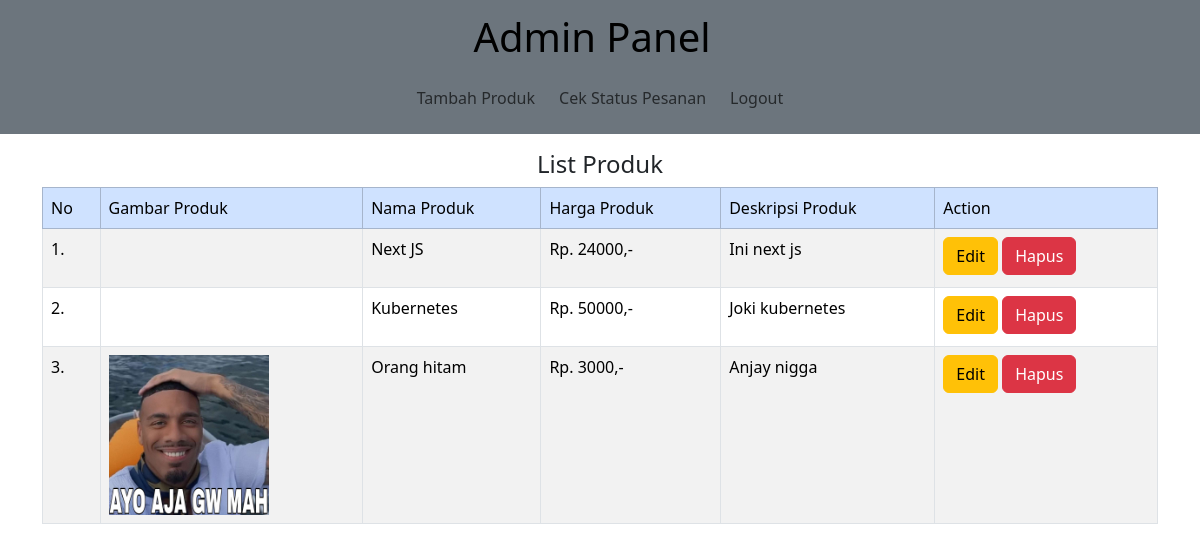
Page /admin/index.php on the earlier database version.
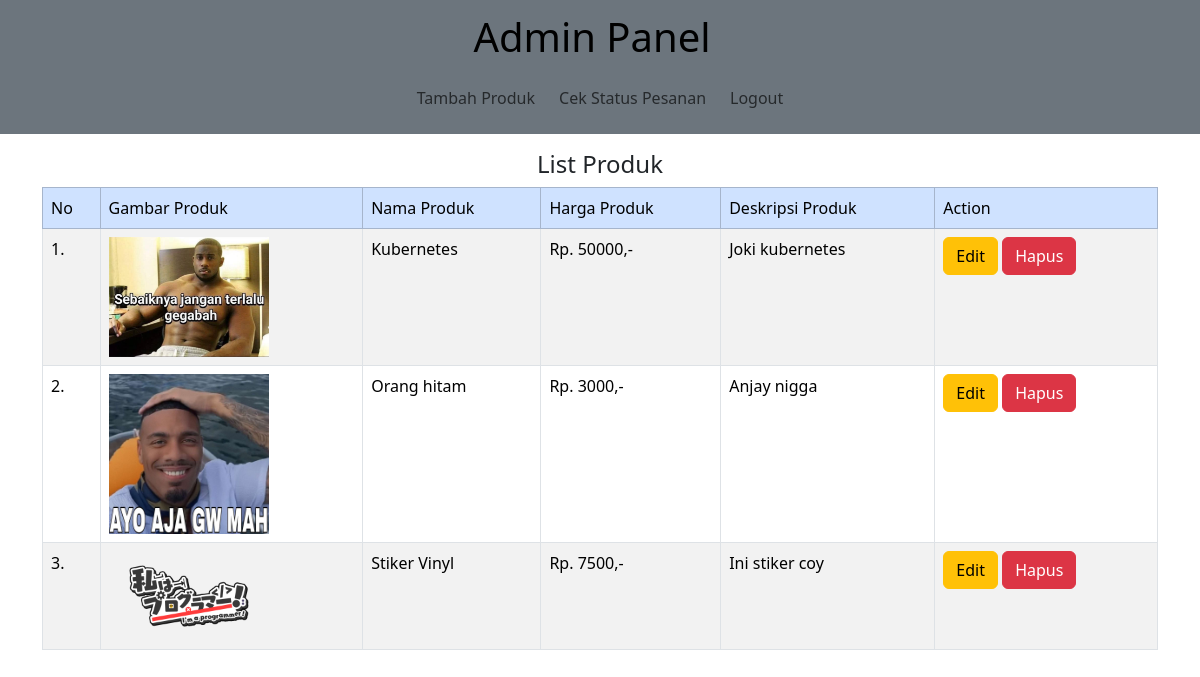
Same page on the later database version.
### tables this page shows
CREATE TABLE `tb_produk` (
  `id_produk` int(11) NOT NULL,
  `nama_produk` varchar(30) NOT NULL,
  `harga_produk` int(10) NOT NULL,
  `deskripsi_produk` varchar(50) NOT NULL,
  `gambar_produk` varchar(100) NOT NULL
);

### admin/index.php (the view, shortened to what this page needs)
<?php
include('../config.php');
$query = mysqli_query($config, "SELECT * FROM tb_produk");
$data = mysqli_fetch_all($query, MYSQLI_ASSOC);
?>
<!DOCTYPE html>
<html lang="en">
<head>
    <link rel="stylesheet" href="../lib/css/main.css">
    <link rel="stylesheet" href="../lib/css/bootstrap.min.css">
</head>
<body>
    <nav class="navbar navbar-expand-md d-flex flex-row bg-secondary">
        <div class="container-fluid d-flex flex-column">
            <div class="d-flex flex-row justify-content-between">
                <a class="navbar-brand" href="./">
                    <h1>Admin Panel</h1>
                </a>
            </div>
            <div class="collapse navbar-collapse" id="navbarSupportedContent">
                <div class="d-flex flex-column">
                    <div class="justify-content-center  align-self-center mb-1">
                        <ul class="navbar-nav me-auto mb-2 mb-lg-0">
                            <li class="nav-item p-1">
                                <a class="nav-link" aria-current="page" href="?page=tambah">Tambah Produk</a>
                            </li>
                            <li class="nav-item p-1">
                                <a class="nav-link" href="?page=check">Cek Status Pesanan</a>
                            </li>
                            <li class="nav-item p-1">
                                <a class="nav-link" href="../">Logout</a>
                            </li>
                        </ul>
                    </div>
                </div>
            </div>
        </div>
    </nav>
    <div class="container d-flex flex-column justify-content-center">
        <h4 class="text-center mt-3">List Produk</h4>
        <table class="table table-striped table-bordered">
            <thead class="table-primary">
                <td>No</td>
                <td>Gambar Produk</td>
                <td>Nama Produk</td>
                <td>Harga Produk</td>
                <td>Deskripsi Produk</td>
                <td>Action</td>
            </thead>
            <?php
            $no = 1;
            ?>
            <?php foreach ($data as $data) : ?>
                <tr>
                <td>
                    <?php
                    echo $no++ .".";
                    ?>
                </td>
                    <td>
                        <div class="product-img">
                            <img src="../assets/uploads/<?php echo $data['gambar_produk'] ?>" alt="">
                        </div>
                    </td>
                    <td><?php echo $data['nama_produk']?></td>
                    <td>Rp. <?php echo $data['harga_produk']?>,-</td>
                    <td><?php echo $data['deskripsi_produk']?></td>
                    <td>
                        <a href="./?page=update&id=<?php echo $data['id_produk'] ?>" class="btn btn-warning mb-1">Edit</a>
                        <a href="./delete.php?id=<?php echo $data['id_produk'] ?>" class="btn btn-danger mb-1" onclick="return confirm('Anda yakin menghapus produk ini?');">Hapus</a>
                    </td>
                </tr>
            <?php endforeach; ?>
        </table>
    </div>
</body>
</html>

Differences in the rows shown:
removed tb_produk: nama_produk "Next JS", harga_produk "24000", deskripsi_produk "Ini next js"
changed tb_produk "Kubernetes": gambar_produk: picture added
added tb_produk: gambar_produk (picture), nama_produk "Stiker Vinyl", harga_produk "7500", deskripsi_produk "Ini stiker coy"
